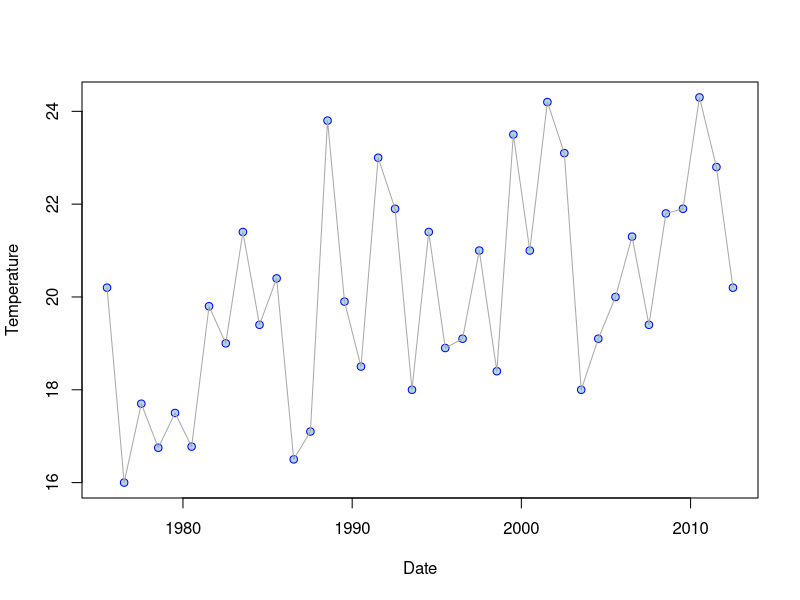

Write R code to recreate this figure.
## Analysis for lake Batorino, sample consist of observations of water temperature for each July month from 1975 to 2012.
## batorino_july.csv is csv file with observed data.
## First column is Date in YYYY/MM/DD format.
## Second column is observed temperature value.

# Reading input data from csv file
data <- read.csv(file="batorino_july.csv", header=T, sep=";", nrows=38,
                 colClasses = c("Date", "numeric"), stringsAsFactors=F);

print(data);

# Plotting received data
plot(data, pch=21,  col='blue', bg='lightblue')
lines(data, lwd=1, col="darkgrey")